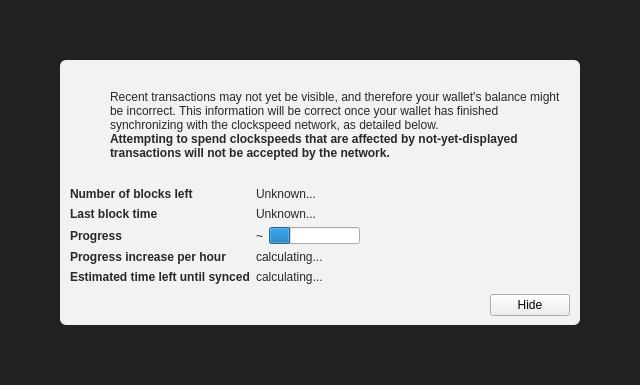
<?xml version="1.0" encoding="UTF-8"?>
<ui version="4.0">
 <class>ModalOverlay</class>
 <widget class="ModalOverlay" name="ModalOverlay">
  <property name="geometry">
   <rect>
    <x>0</x>
    <y>0</y>
    <width>640</width>
    <height>385</height>
   </rect>
  </property>
  <property name="windowTitle">
   <string>Form</string>
  </property>
  <layout class="QVBoxLayout" name="verticalLayout" stretch="0">
   <property name="sizeConstraint">
    <enum>QLayout::SetDefaultConstraint</enum>
   </property>
   <property name="leftMargin">
    <number>0</number>
   </property>
   <property name="topMargin">
    <number>0</number>
   </property>
   <property name="rightMargin">
    <number>0</number>
   </property>
   <property name="bottomMargin">
    <number>0</number>
   </property>
   <item>
    <widget class="QWidget" name="bgWidget" native="true">
     <property name="styleSheet">
      <string notr="true">#bgWidget { background: rgba(0,0,0,220); }</string>
     </property>
     <layout class="QVBoxLayout" name="verticalLayoutMain" stretch="1">
      <property name="leftMargin">
       <number>60</number>
      </property>
      <property name="topMargin">
       <number>60</number>
      </property>
      <property name="rightMargin">
       <number>60</number>
      </property>
      <property name="bottomMargin">
       <number>60</number>
      </property>
      <item>
       <widget class="QWidget" name="contentWidget" native="true">
        <property name="styleSheet">
         <string notr="true">#contentWidget { background: rgba(255,255,255,240); border-radius: 6px; }

QLabel { color: rgb(40,40,40);  }</string>
        </property>
        <layout class="QVBoxLayout" name="verticalLayoutSub" stretch="1,0,0,0">
         <property name="spacing">
          <number>0</number>
         </property>
         <property name="leftMargin">
          <number>10</number>
         </property>
         <property name="topMargin">
          <number>10</number>
         </property>
         <property name="rightMargin">
          <number>10</number>
         </property>
         <property name="bottomMargin">
          <number>10</number>
         </property>
         <item>
          <layout class="QHBoxLayout" name="horizontalLayoutIconText" stretch="0,1">
           <property name="topMargin">
            <number>20</number>
           </property>
           <item>
            <layout class="QVBoxLayout" name="verticalLayoutIcon">
             <property name="leftMargin">
              <number>0</number>
             </property>
             <item>
              <widget class="QPushButton" name="warningIcon">
               <property name="enabled">
                <bool>false</bool>
               </property>
               <property name="text">
                <string/>
               </property>
               <property name="icon">
                <iconset>
                 <normaloff>:/icons/warning</normaloff>
                 <disabledoff>:/icons/warning</disabledoff>:/icons/warning</iconset>
               </property>
               <property name="iconSize">
                <size>
                 <width>48</width>
                 <height>48</height>
                </size>
               </property>
               <property name="flat">
                <bool>true</bool>
               </property>
              </widget>
             </item>
             <item>
              <spacer name="verticalSpacerWarningIcon">
               <property name="orientation">
                <enum>Qt::Vertical</enum>
               </property>
               <property name="sizeHint" stdset="0">
                <size>
                 <width>20</width>
                 <height>40</height>
                </size>
               </property>
              </spacer>
             </item>
            </layout>
           </item>
           <item>
            <layout class="QVBoxLayout" name="verticalLayoutInfoText">
             <property name="leftMargin">
              <number>0</number>
             </property>
             <property name="topMargin">
              <number>0</number>
             </property>
             <item>
              <widget class="QLabel" name="infoText">
               <property name="text">
                <string>Recent transactions may not yet be visible, and therefore your wallet's balance might be incorrect. This information will be correct once your wallet has finished synchronizing with the clockspeed network, as detailed below.</string>
               </property>
               <property name="textFormat">
                <enum>Qt::RichText</enum>
               </property>
               <property name="wordWrap">
                <bool>true</bool>
               </property>
              </widget>
             </item>
             <item>
              <widget class="QLabel" name="infoTextStrong">
               <property name="font">
                <font>
                 <weight>75</weight>
                 <bold>true</bold>
                </font>
               </property>
               <property name="text">
                <string>Attempting to spend clockspeeds that are affected by not-yet-displayed transactions will not be accepted by the network.</string>
               </property>
               <property name="textFormat">
                <enum>Qt::RichText</enum>
               </property>
               <property name="wordWrap">
                <bool>true</bool>
               </property>
              </widget>
             </item>
             <item>
              <spacer name="verticalSpacerInTextSpace">
               <property name="orientation">
                <enum>Qt::Vertical</enum>
               </property>
               <property name="sizeHint" stdset="0">
                <size>
                 <width>20</width>
                 <height>40</height>
                </size>
               </property>
              </spacer>
             </item>
            </layout>
           </item>
          </layout>
         </item>
         <item>
          <spacer name="verticalSpacerAfterText">
           <property name="orientation">
            <enum>Qt::Vertical</enum>
           </property>
           <property name="sizeHint" stdset="0">
            <size>
             <width>20</width>
             <height>40</height>
            </size>
           </property>
          </spacer>
         </item>
         <item>
          <layout class="QFormLayout" name="formLayout">
           <property name="fieldGrowthPolicy">
            <enum>QFormLayout::FieldsStayAtSizeHint</enum>
           </property>
           <property name="horizontalSpacing">
            <number>6</number>
           </property>
           <property name="verticalSpacing">
            <number>6</number>
           </property>
           <property name="topMargin">
            <number>10</number>
           </property>
           <item row="0" column="0">
            <widget class="QLabel" name="labelNumberOfBlocksLeft">
             <property name="font">
              <font>
               <weight>75</weight>
               <bold>true</bold>
              </font>
             </property>
             <property name="text">
              <string>Number of blocks left</string>
             </property>
            </widget>
           </item>
           <item row="0" column="1">
            <widget class="QLabel" name="numberOfBlocksLeft">
             <property name="text">
              <string>Unknown...</string>
             </property>
            </widget>
           </item>
           <item row="1" column="0">
            <widget class="QLabel" name="labelLastBlockTime">
             <property name="font">
              <font>
               <weight>75</weight>
               <bold>true</bold>
              </font>
             </property>
             <property name="text">
              <string>Last block time</string>
             </property>
            </widget>
           </item>
           <item row="1" column="1">
            <widget class="QLabel" name="newestBlockDate">
             <property name="sizePolicy">
              <sizepolicy hsizetype="Maximum" vsizetype="Preferred">
               <horstretch>0</horstretch>
               <verstretch>0</verstretch>
              </sizepolicy>
             </property>
             <property name="text">
              <string>Unknown...</string>
             </property>
            </widget>
           </item>
           <item row="2" column="0">
            <widget class="QLabel" name="labelSyncDone">
             <property name="font">
              <font>
               <weight>75</weight>
               <bold>true</bold>
              </font>
             </property>
             <property name="text">
              <string>Progress</string>
             </property>
            </widget>
           </item>
           <item row="2" column="1">
            <layout class="QHBoxLayout" name="horizontalLayoutSync" stretch="0,1">
             <item>
              <widget class="QLabel" name="percentageProgress">
               <property name="text">
                <string notr="true">~</string>
               </property>
              </widget>
             </item>
             <item>
              <widget class="QProgressBar" name="progressBar">
               <property name="value">
                <number>24</number>
               </property>
               <property name="format">
                <string/>
               </property>
              </widget>
             </item>
            </layout>
           </item>
           <item row="4" column="0">
            <widget class="QLabel" name="labelProgressIncrease">
             <property name="font">
              <font>
               <weight>75</weight>
               <bold>true</bold>
              </font>
             </property>
             <property name="text">
              <string>Progress increase per hour</string>
             </property>
            </widget>
           </item>
           <item row="4" column="1">
            <widget class="QLabel" name="progressIncreasePerH">
             <property name="text">
              <string>calculating...</string>
             </property>
            </widget>
           </item>
           <item row="5" column="0">
            <widget class="QLabel" name="labelEstimatedTimeLeft">
             <property name="font">
              <font>
               <weight>75</weight>
               <bold>true</bold>
              </font>
             </property>
             <property name="text">
              <string>Estimated time left until synced</string>
             </property>
            </widget>
           </item>
           <item row="5" column="1">
            <widget class="QLabel" name="expectedTimeLeft">
             <property name="text">
              <string>calculating...</string>
             </property>
            </widget>
           </item>
          </layout>
         </item>
         <item>
          <layout class="QHBoxLayout" name="horizontalLayoutButtons">
           <property name="leftMargin">
            <number>10</number>
           </property>
           <property name="topMargin">
            <number>10</number>
           </property>
           <item>
            <spacer name="horizontalSpacer">
             <property name="orientation">
              <enum>Qt::Horizontal</enum>
             </property>
             <property name="sizeHint" stdset="0">
              <size>
               <width>40</width>
               <height>20</height>
              </size>
             </property>
            </spacer>
           </item>
           <item>
            <widget class="QPushButton" name="closeButton">
             <property name="text">
              <string>Hide</string>
             </property>
            </widget>
           </item>
          </layout>
         </item>
        </layout>
       </widget>
      </item>
     </layout>
    </widget>
   </item>
  </layout>
 </widget>
 <customwidgets>
  <customwidget>
   <class>ModalOverlay</class>
   <extends>QWidget</extends>
   <header>qt/modaloverlay.h</header>
   <container>1</container>
  </customwidget>
 </customwidgets>
 <resources/>
 <connections/>
</ui>
